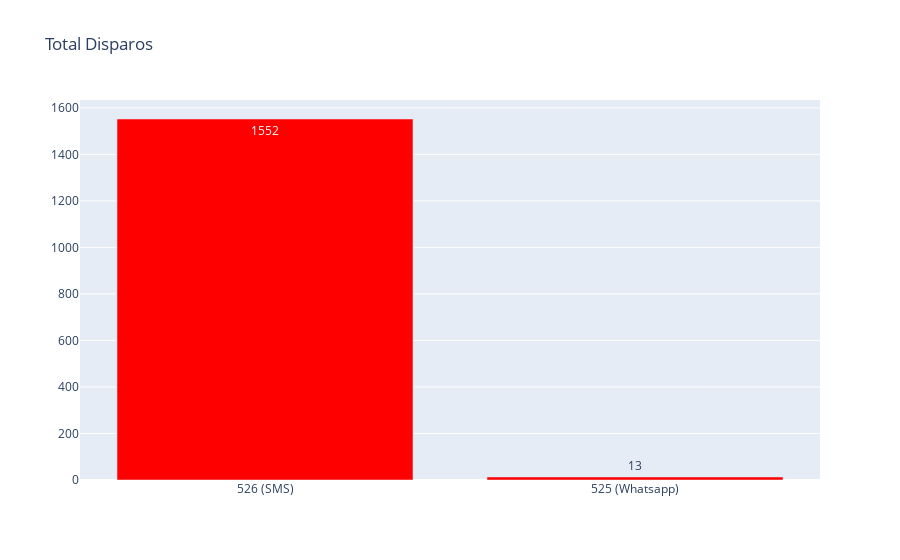

The notebook cell saved with this chart:
### Markdown cell above
Existe diferença significativa na quantidade disparada nas réguas?

H0: Não existe Diferença


H1: Existe diferença
***

### Code cell
total_envios_4 = pd.DataFrame({'Reguas':['526 (SMS)','525 (Whatsapp)'],
                             'Total Notificações':[base_526['Envios_regua'].sum(),base_525['Envios_regua'].sum()]})

fig = go.Figure()
fig.add_trace(go.Bar(x=total_envios_4['Reguas'],
                     y=total_envios_4['Total Notificações'],
                     marker_color="red",
                     text=total_envios_4['Total Notificações']))
fig.update_layout(title='Total Disparos')

### Figure 1 — Plotly figure (JSON) as saved in the notebook; plotly's stock layout.template omitted (floating-point values rounded to 4 significant figures)
{"data": [{"marker": {"color": "red"}, "text": [1552, 13], "type": "bar", "x": ["526 (SMS)", "525 (Whatsapp)"], "y": [1552, 13]}], "layout": {"title": {"text": "Total Disparos"}}}
